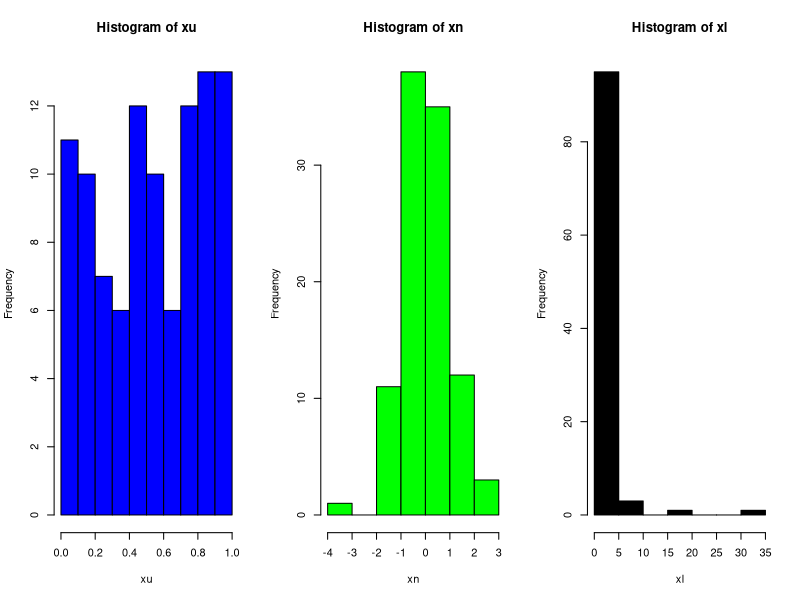
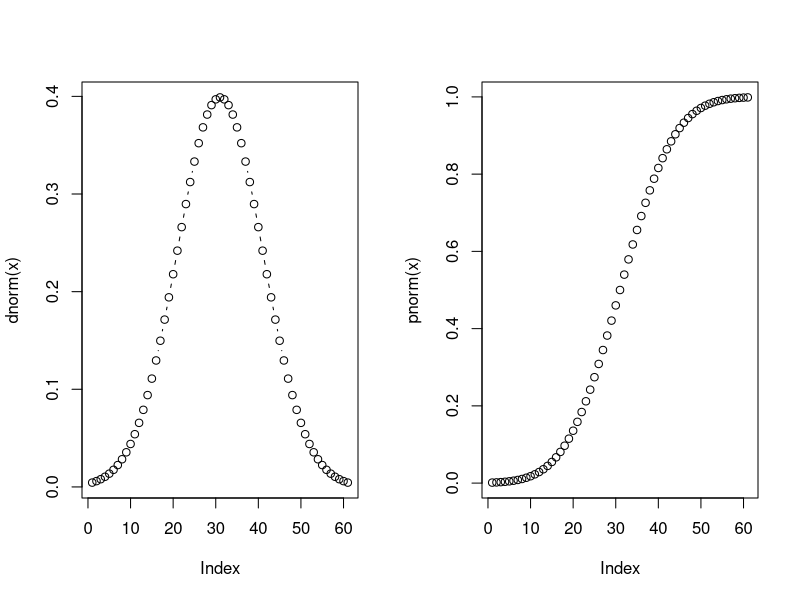
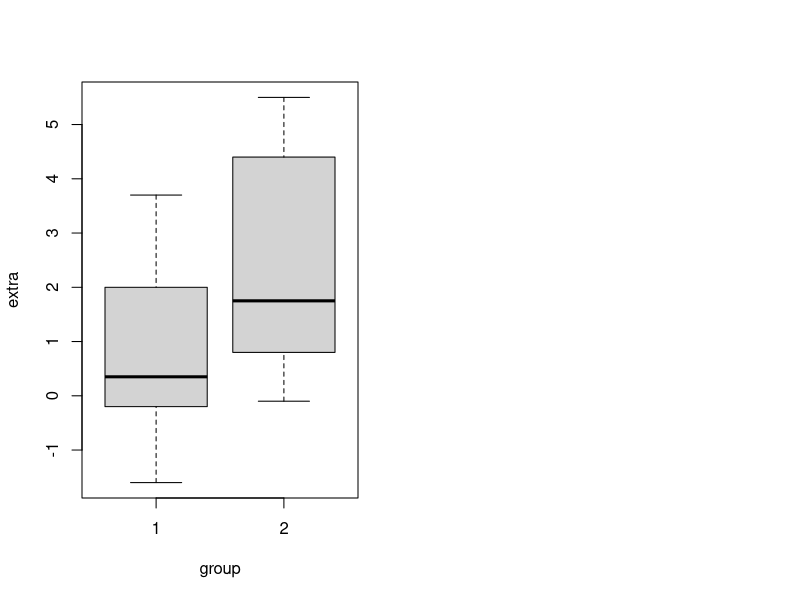
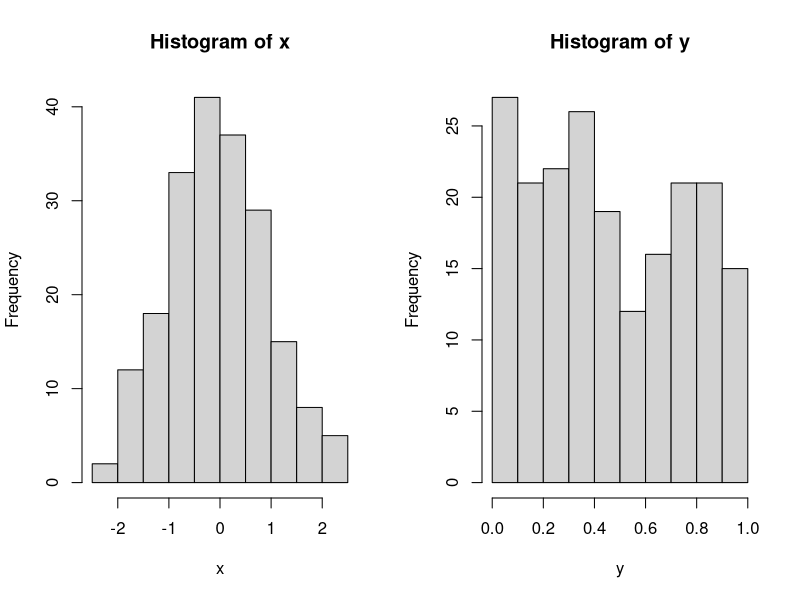
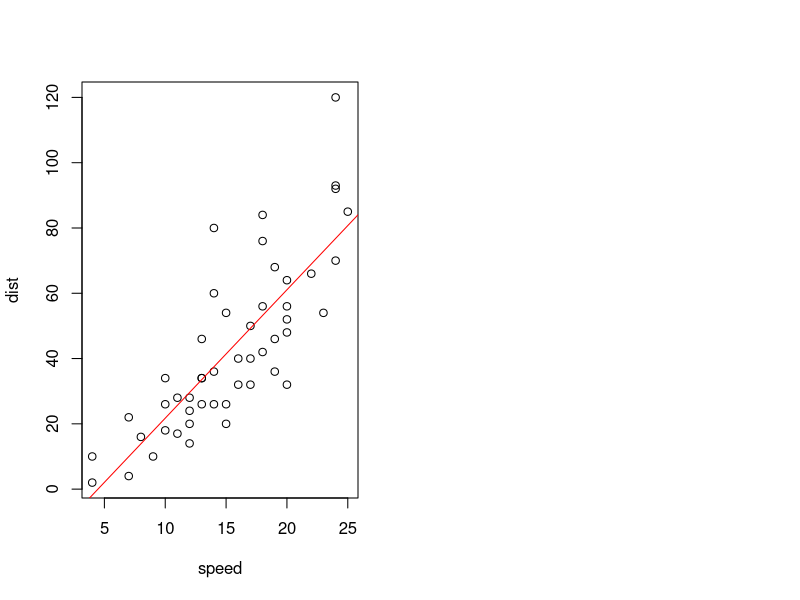
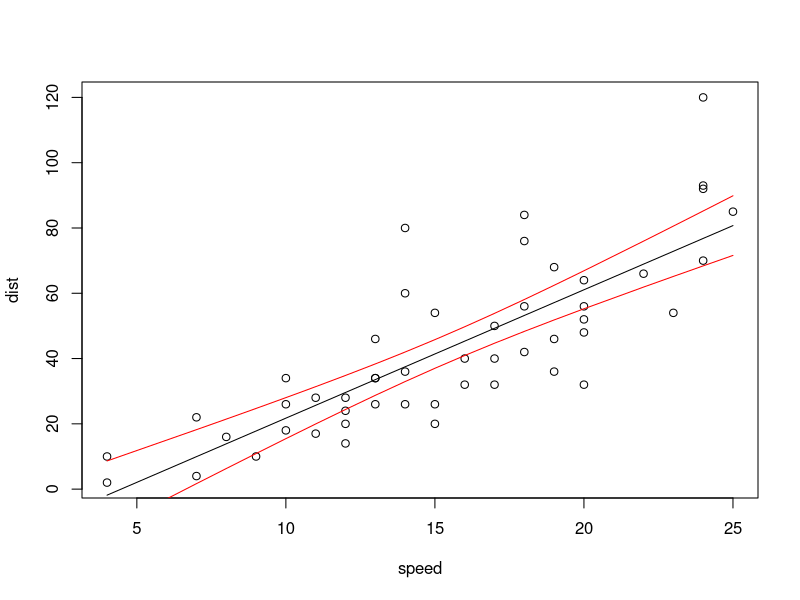
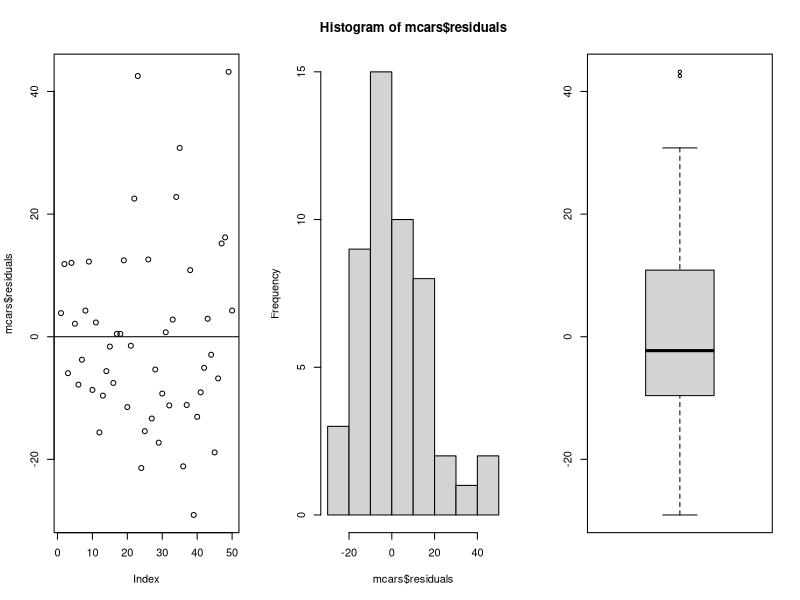
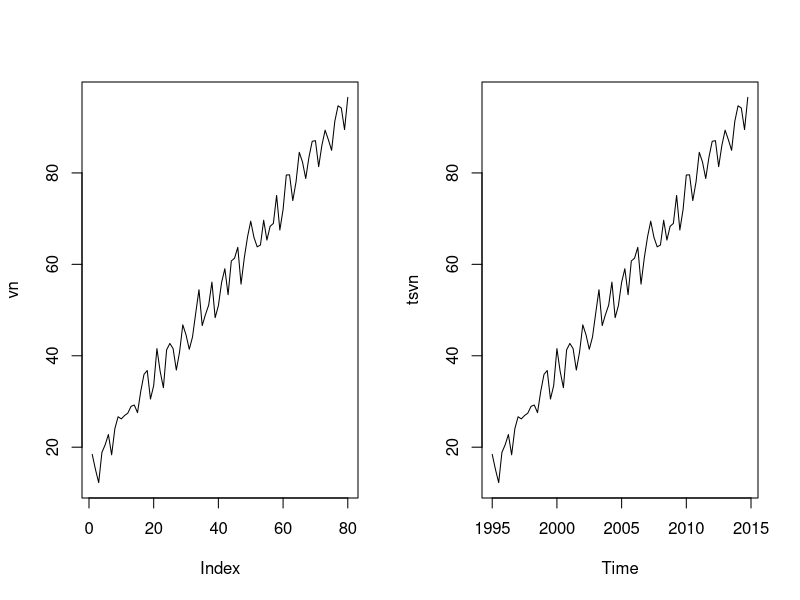

The R script that drew these images, in order:
## ---- chunk 1
v0=rnorm(10);             # v1=edit(v0)
m0=sapply(c(2,2),runif)   # m1=edit(m0)
d0=data.frame(m0)         # d0[2,2]=0; d0$X1[1]=0;
## ---- chunk 2
#data()
data(sleep);tail(sleep,2)

## ---- chunk 3
v0=rnorm(10); v1=v0[v0>0.5]; v1
d0=data.frame(n=1:4,s=rep(c("aa","bb"),2),x=runif(4))
d1=d0[d0$n>2 & d0$s=="aa",]
## ---- chunk 4
v0=round(runif(n=10,min=1,max=20));               # v0[order(v0)]==sort[v0]
c(paste('v0       :',paste(v0,collapse = " ,")),  # decreasing = FALSE
  paste('sort(v0) :',paste(sort(v0),collapse = " ,")),
  paste('order(v0):',paste(order(v0),collapse = " ,"))
  )
## ---- chunk 5
d0=round(sapply(rep(5,3),runif)*20);d0=data.frame(d0);
colnames(d0)=c("x","y","z");d0
ord=order(d0$x,-d0$y);      d1=d0[ord,];d1

## ---- chunk 6
x=1:10;sample(x,5); # replace, prob
sample(x,20,replace=TRUE,prob=rep(c(0.2,0.8),5)) #rnorm

## ---- chunk 7
# 样本空间/随机变量/概率分布  
par(mfrow = c(1, 3));xu=runif(100);xn=rnorm(100);xl=rlnorm(100);
hist(xu,col='blue');hist(xn,col='green');hist(xl,col='black');
## ---- chunk 8
# 密度函数/分布函数  
par(mfrow = c(1, 2)); x=seq(-3,3,0.1);
plot(dnorm(x),type='b');plot(pnorm(x),type='b');

## ---- chunk 9
data(cars)
cars$price=round(runif(nrow(cars),min=0.8,max=10),2)
head(cars)

## ---- chunk 10
# sum , (mean,var,sd,min,max,,median,mad),FBasics::skewness/kurtosis
sum(cars)  #vector/list/matrix/data.frame
sum(cars$speed)  #vector/list/matrix/data.frame
# 行列统计  
#apply(cars,1,sum)
apply(cars,2,sum)

## ---- chunk 11
# 非单一返回  fivenum, quantile
range(cars)
range(cars$speed)
apply(cars,2,range)

## ---- chunk 12
dtmp=tail(cars)
x=ave(dtmp[,2],dtmp[,1],FUN=function(x) median(x))  # factor
dtmp$distgpspeed=x; dtmp

## ---- chunk 13
dagg=aggregate(cbind(dist,price)~speed,cars,mean);head(dagg,3)
xtabs(price~speed+dist ,head(dagg))  

## ---- chunk 14
table(tail(cars$speed))
s=cars$speed;max(s);length(s)
a=tabulate(s);length(a) # 小于等于0，忽略

## ---- chunk 15
dt=cars$dist;dt[dt>=60&dt<80];stem(dt)

## ---- chunk 16
summary(cars) # r object

## ---- chunk 17
data(sleep);head(sleep,1);plot(extra ~ group,sleep)#boxplot 

## ---- chunk 18
# t.test(x,y=NULL,alternative=c("two.sided","less","greater"),conf.level=0.95)
t.test(extra ~ group,data=sleep) 

## ---- chunk 19
t.test(rnorm(100),rnorm(100)+1)
## ---- chunk 20
t.test(rnorm(100),c(rnorm(100)+1,1000)) # 尽然没差异了...
## ---- chunk 21
smokers  <- c( 83, 90, 129, 70 ) #抽烟vs肺癌  
patients <- c( 86, 93, 136, 82 )
prop.test(smokers, patients)

## ---- chunk 22
## From Agresti(2007) p.39
M <- as.table(rbind(c(762, 327, 468), c(484, 239, 477)))
dimnames(M) <- list(gender = c("M","F"),
                    party = c("Democrat","Independent", "Republican"))
M;Xsq=chisq.test(M);Xsq  # Prints test summary

## ---- chunk 23
Xsq$observed
Xsq$expected  
## ---- chunk 24
x <- rnorm(200);y <- runif(200);
par(mfrow = c(1, 2)); 
hist(x);hist(y);

## ---- chunk 25
ks.test(x,y);ks.test(x,rnorm(50));  #help(anova)
## ---- chunk 26
attach(cars) ; cor(dist,speed);
plot(speed,dist); abline(m<-lm(dist~speed),col='red')

## ---- chunk 27
r=cor(dist,speed);r
cor.test(dist,speed)

## ---- chunk 28
r*sqrt(length(dist)-2)/sqrt(1-r^2)

## ---- chunk 29
mcars=lm(dist~speed,cars);summary(mcars)

## ---- chunk 30
names(mcars);anova(mcars) #attributes

## ---- chunk 31
pdist=predict(mcars,interval='confidence');
head(pdist,10)
## ---- chunk 32
par(mfrow = c(1, 1))
plot(speed,dist);lines(speed,pdist[,1]);
lines(speed,pdist[,2],col='red');lines(speed,pdist[,3],col='red');

## ---- chunk 33
par(mfrow = c(1, 3))
plot(mcars$residuals);abline(h=0)
hist(mcars$residuals);boxplot(mcars$residuals) #qqplot

## ---- chunk 34
vn=(11:90)+rep(c(5,4,-1,2),20)+rnorm(80,mean=2,sd=2) #runif(80,min=0,max=2)
tsvn=ts(vn,frequency=4,start=c(1995, 1))
par(mfrow = c(1, 2))
plot(vn,type="l");plot(tsvn)

## ---- chunk 35
dtsvn=decompose(tsvn,type="additive") #multiplicative
plot(dtsvn)

## ---- chunk 36
attributes(dtsvn)
dtsvn$figure
## ---- chunk 37
# stl,  HoltWinters 
d2tsvn=stl(tsvn,s.window = "periodic");plot(d2tsvn)

